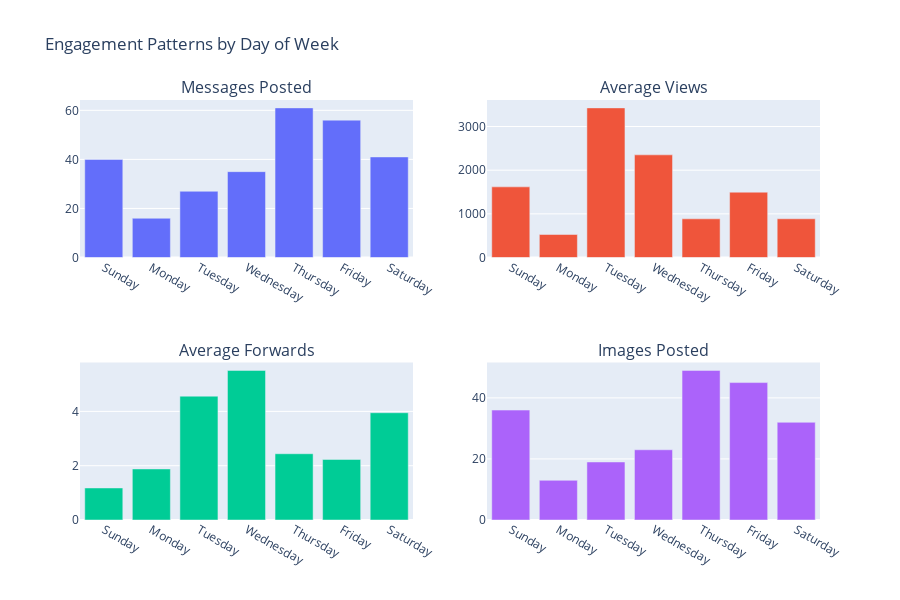

Notebook source saved alongside this figure:
### Code cell
# Visualize day of week patterns
fig = make_subplots(
    rows=2, cols=2,
    subplot_titles=('Messages Posted', 'Average Views', 'Average Forwards', 'Images Posted'),
    specs=[[{'type': 'bar'}, {'type': 'bar'}],
           [{'type': 'bar'}, {'type': 'bar'}]]
)

# Messages posted
fig.add_trace(
    go.Bar(x=day_engagement['day_name'], y=day_engagement['total_messages'], 
           marker_color='#636EFA', showlegend=False),
    row=1, col=1
)

# Average views
fig.add_trace(
    go.Bar(x=day_engagement['day_name'], y=day_engagement['avg_views'], 
           marker_color='#EF553B', showlegend=False),
    row=1, col=2
)

# Average forwards
fig.add_trace(
    go.Bar(x=day_engagement['day_name'], y=day_engagement['avg_forwards'], 
           marker_color='#00CC96', showlegend=False),
    row=2, col=1
)

# Images posted
fig.add_trace(
    go.Bar(x=day_engagement['day_name'], y=day_engagement['images_count'], 
           marker_color='#AB63FA', showlegend=False),
    row=2, col=2
)

fig.update_layout(height=600, title_text="Engagement Patterns by Day of Week")
fig.show()

### Figure 1 — Plotly figure (JSON) as saved in the notebook; plotly's stock layout.template omitted (floating-point values rounded to 4 significant figures)
{"data": [{"marker": {"color": "#636EFA"}, "showlegend": false, "type": "bar", "x": ["Sunday   ", "Monday   ", "Tuesday  ", "Wednesday", "Thursday ", "Friday   ", "Saturday "], "xaxis": "x", "y": [40, 16, 27, 35, 61, 56, 41], "yaxis": "y"}, {"marker": {"color": "#EF553B"}, "showlegend": false, "type": "bar", "x": ["Sunday   ", "Monday   ", "Tuesday  ", "Wednesday", "Thursday ", "Friday   ", "Saturday "], "xaxis": "x2", "y": [1618.0, 527.0, 3427.0, 2351.0, 886.0, 1496.0, 887.0], "yaxis": "y2"}, {"marker": {"color": "#00CC96"}, "showlegend": false, "type": "bar", "x": ["Sunday   ", "Monday   ", "Tuesday  ", "Wednesday", "Thursday ", "Friday   ", "Saturday "], "xaxis": "x3", "y": [1.18, 1.88, 4.56, 5.51, 2.44, 2.23, 3.95], "yaxis": "y3"}, {"marker": {"color": "#AB63FA"}, "showlegend": false, "type": "bar", "x": ["Sunday   ", "Monday   ", "Tuesday  ", "Wednesday", "Thursday ", "Friday   ", "Saturday "], "xaxis": "x4", "y": [36, 13, 19, 23, 49, 45, 32], "yaxis": "y4"}], "layout": {"annotations": [{"font": {"size": 16}, "showarrow": false, "text": "Messages Posted", "x": 0.225, "xanchor": "center", "xref": "paper", "y": 1, "yanchor": "bottom", "yref": "paper"}, {"font": {"size": 16}, "showarrow": false, "text": "Average Views", "x": 0.775, "xanchor": "center", "xref": "paper", "y": 1, "yanchor": "bottom", "yref": "paper"}, {"font": {"size": 16}, "showarrow": false, "text": "Average Forwards", "x": 0.225, "xanchor": "center", "xref": "paper", "y": 0.375, "yanchor": "bottom", "yref": "paper"}, {"font": {"size": 16}, "showarrow": false, "text": "Images Posted", "x": 0.775, "xanchor": "center", "xref": "paper", "y": 0.375, "yanchor": "bottom", "yref": "paper"}], "height": 600, "title": {"text": "Engagement Patterns by Day of Week"}, "xaxis": {"anchor": "y", "domain": [0, 0.45]}, "xaxis2": {"anchor": "y2", "domain": [0.55, 1]}, "xaxis3": {"anchor": "y3", "domain": [0, 0.45]}, "xaxis4": {"anchor": "y4", "domain": [0.55, 1]}, "yaxis": {"anchor": "x", "domain": [0.625, 1]}, "yaxis2": {"anchor": "x2", "domain": [0.625, 1]}, "yaxis3": {"anchor": "x3", "domain": [0, 0.375]}, "yaxis4": {"anchor": "x4", "domain": [0, 0.375]}}}
